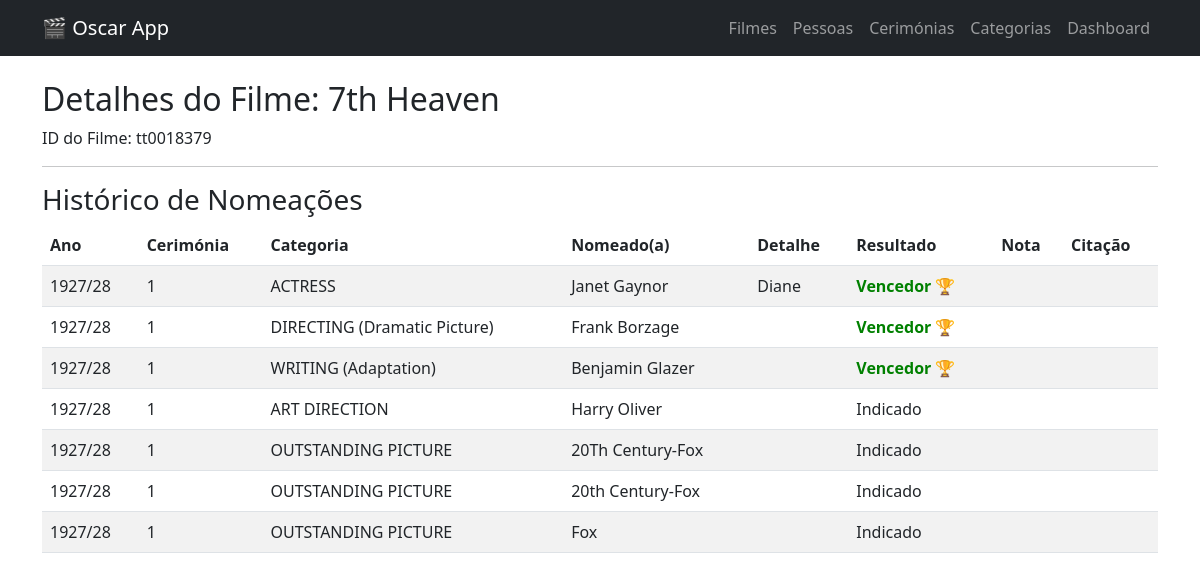
The app's page /filme/tt0018379 with its own data.
### tables this page shows
CREATE TABLE filme (
    filmId string,
    film string
);

CREATE TABLE categoria(
    catId integer,
    class string,
    canonicalCategory string,
    category string
);

### app.py (the view)
@APP.route('/filme/<string:id>')
def filme(id):
    filme_info = db.execute('SELECT filmId, film FROM filme WHERE filmId = ?', [id]).fetchone()
    if filme_info is None:
        abort(404)
    nomeacoes = db.execute('''
        SELECT DISTINCT n.nomId,n.detail,n.citation,n.note, n.winner, c.category, cer.year, cer.ceremony, e.nominee AS nominee_name
        FROM nomeacao AS n
        JOIN categoria AS c ON n.catId = c.catId
        JOIN cerimonia AS cer ON n.ceremony = cer.ceremony
        LEFT JOIN nomeadas AS ns ON n.nomId = ns.nomId
        LEFT JOIN entidade AS e ON ns.nomineeId = e.nomineeId
        WHERE n.filmId = ?
    AND NOT (
    n.winner = 0
    AND EXISTS (
        SELECT 1
        FROM nomeacao n2
        WHERE n2.filmId = n.filmId
          AND n2.ceremony = n.ceremony
          AND n2.catId = n.catId
          AND n2.winner = 1
    )
)
    ORDER BY n.winner DESC, c.canonicalCategory ASC
    ''', [id]).fetchall()
    return render_template('pagina-filme.html', movie=filme_info, nominations=nomeacoes)

### db.py (called while the page is built)
def execute(sql,args=None):
  global DB
  sql = re.sub('\s+',' ', sql)
  logging.info('SQL: {} Args: {}'.format(sql,args))
  return DB['cursor'].execute(sql, args) \
      if args != None else DB['cursor'].execute(sql)

### templates/pagina-filme.html
{% extends "base.html" %}
{% block content %}
    <h2>Detalhes do Filme: {{ movie.film }}</h2>
    <p>ID do Filme: {{ movie.filmId }}</p>
    <hr>
    <h3>Histórico de Nomeações</h3>
    {% if nominations %}
        <table class="table table-striped">
            <thead>
                <tr>
                    <th>Ano</th>
                    <th>Cerimónia</th>
                    <th>Categoria</th>
                    <th>Nomeado(a)</th>
                    <th>Detalhe</th>
                    <th>Resultado</th>  <th>Nota</th>      <th>Citação</th>
                </tr>
            </thead>
            <tbody>
                {% for nom in nominations %}
                <tr>
                    <td>{{ nom.year }}</td>
                    <td>{{ nom.ceremony }}</td>
                    <td>{{ nom.category }}</td>
                    <td>
                        {{ nom.nominee_name if nom.nominee_name else movie.film }}
                    </td>
                    <td>{{ nom.detail }}</td>
                    <td>
    {% set winner_status = nom.winner | string | upper | trim %}
    {% if winner_status in ['1', 'Y', 'TRUE'] %}
        <span style="color: green; font-weight: bold;">Vencedor 🏆</span>
    {% else %}
        Indicado
    {% endif %}
</td>
                    <td>{{ nom.note }}</td>
                    <td>{{ nom.citation }}</td>
                </tr>
                {% endfor %}
            </tbody>
        </table>
    {% else %}
        <p>Este filme não possui registo de nomeações.</p>
    {% endif %}
{% endblock %}

### records on screen
filme: film "7th Heaven", filmId "tt0018379"
categoria: year "1927/28", ceremony "1", category "ACTRESS", nominee_name "Janet Gaynor", detail "Diane", shows "Vencedor 🏆"
categoria: year "1927/28", ceremony "1", category "DIRECTING (Dramatic Picture)", nominee_name "Frank Borzage", shows "Vencedor 🏆"
categoria: year "1927/28", ceremony "1", category "WRITING (Adaptation)", nominee_name "Benjamin Glazer", shows "Vencedor 🏆"
categoria: year "1927/28", ceremony "1", category "ART DIRECTION", nominee_name "Harry Oliver", shows "Indicado"
categoria: year "1927/28", ceremony "1", category "OUTSTANDING PICTURE", nominee_name "20Th Century-Fox", shows "Indicado", nominee_name "20th Century-Fox", nominee_name "Fox"
